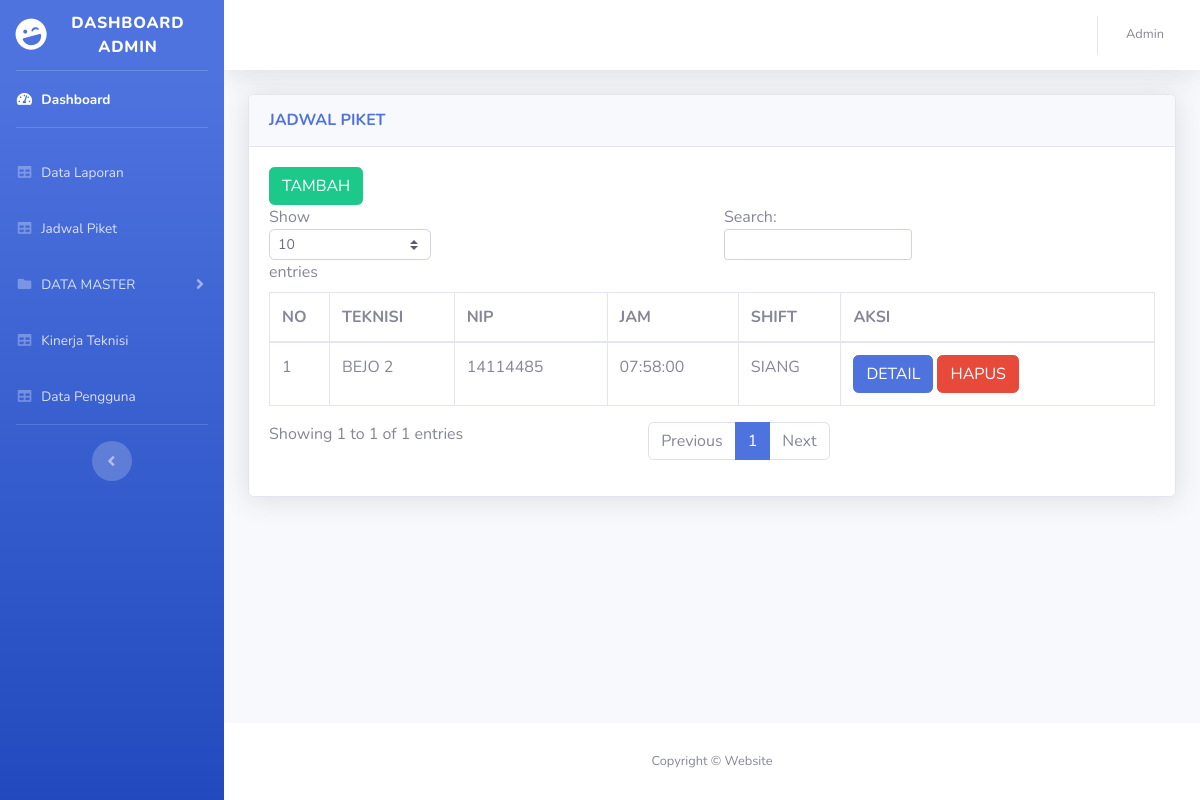
The page /jadwal_piket.php (signed in) on the database its author committed.
### tables this page shows
CREATE TABLE `jadwal_piket` (
  `id` int(8) NOT NULL,
  `teknisi` varchar(255) NOT NULL,
  `nip` int(8) NOT NULL,
  `jam` time NOT NULL,
  `shift` varchar(255) NOT NULL
);

### jadwal_piket.php (the view, shortened to what this page needs)
<!DOCTYPE html>
<html lang="en">
<?php
include ('include/header.php');
?>
<?php
 if (empty($_SESSION['nip'])) {
 header("location:index.php");
 }
 else {
 ?>
<body id="page-top">
  <div id="wrapper">
    <?php
    include('include/sidebar.php');
    ?>
    <div id="content-wrapper" class="d-flex flex-column">
      <div id="content">
        <?php
        include ('include/topbar.php');
        ?>
        <div class="container-fluid">
          <div class="card shadow mb-4">
            <div class="card-header py-3">
              <h6 class="m-0 font-weight-bold text-primary">JADWAL PIKET</h6>
            </div>
            <div class="card-body">
              <a class="btn btn-success" href="tambah_jadwal_piket.php">TAMBAH</a>
              <div>
                <table class="table table-bordered" id="dataTable" width="100%" cellspacing="0">
                  <thead>
                    <tr>
                      <th>NO</th>
                      <th>TEKNISI</th>
                      <th>NIP</th>
                      <th>JAM</th>
                      <th>SHIFT</th>
                      <th>AKSI</th>
                    </tr>
                    <?php
                    include 'loginuser/koneksi.php';
                    $no = 1;
                    $data = mysqli_query($connect,"select * from jadwal_piket");
                    while($d = mysqli_fetch_array($data)){
                    ?>
                  </thead>
                  <tbody>
                    <tr>
                      <td><?php echo $no++;?></td>
                      <td><?php echo $d['teknisi']; ?></td>
                      <td><?php echo $d['nip']; ?></td>
                      <td><?php echo $d['jam']; ?></td>
                      <td><?php echo $d['shift']; ?></td>
                      <td>
                      <a class="btn btn-primary" href="detail_jadwal_piket.php?id=<?php echo $d['id']; ?>">DETAIL</a>
                      <a class="btn btn-danger" href="delete_jadwal_piket.php?id=<?php echo $d['id']; ?>">HAPUS</a></td>
                    </tr>
                    <?php
                     }
                    ?>
                  </tbody>
                </table>
              </div>
            </div>
          </div>
        </div>
      </div>
      <?php
      include('include/footer.php');
      ?>
    </div>
  </div>
</body>
</html>
<?php } ?>

### rows shown on the page
jadwal_piket: teknisi "BEJO 2", nip "14114485", jam "07:58:00", shift "SIANG"
